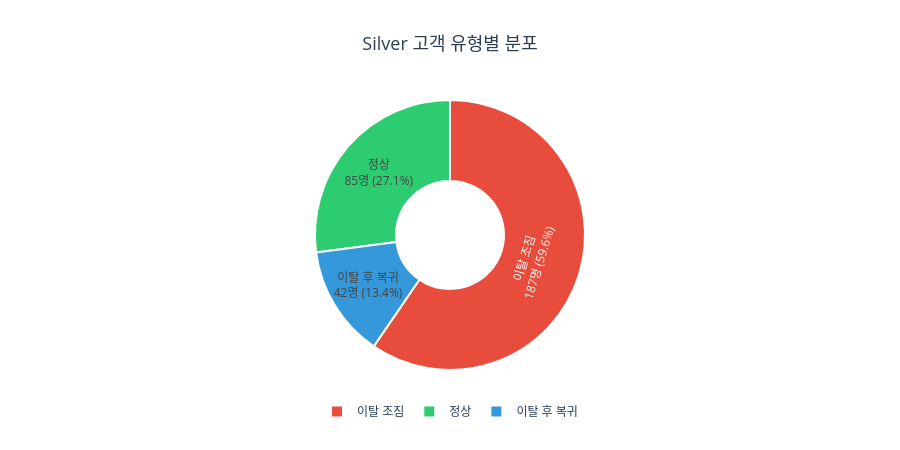

Source (notebook cell):
### Code cell
labels = ['정상', '이탈 후 복귀', '이탈 조짐']
values = [total_정상, total_복귀, total_churn]
colors = ['#2ecc71', '#3498db', '#e74c3c']

fig = go.Figure(go.Pie(
    labels=labels,
    values=values,
    marker=dict(colors=colors, line=dict(color='white', width=2)),
    textinfo='label+percent+value',
    texttemplate='%{label}<br>%{value}명 (%{percent})',
    hole=0.4
))

fig.update_layout(
    title=dict(
        text='Silver 고객 유형별 분포',
        font=dict(size=18, color='#2c3e50'),
        x=0.5, xanchor='center'
    ),
    legend=dict(orientation='h', yanchor='top', y=-0.1, xanchor='center', x=0.5),
    height=450
)
fig.show()

### Figure 1 — Plotly figure (JSON) as saved in the notebook; plotly's stock layout.template omitted (floating-point values rounded to 4 significant figures)
{"data": [{"hole": 0.4, "labels": ["정상", "이탈 후 복귀", "이탈 조짐"], "marker": {"colors": ["#2ecc71", "#3498db", "#e74c3c"], "line": {"color": "white", "width": 2}}, "textinfo": "label+percent+value", "texttemplate": "%{label}<br>%{value}명 (%{percent})", "type": "pie", "values": [85, 42, 187]}], "layout": {"height": 450, "legend": {"orientation": "h", "x": 0.5, "xanchor": "center", "y": -0.1, "yanchor": "top"}, "title": {"font": {"color": "#2c3e50", "size": 18}, "text": "Silver 고객 유형별 분포", "x": 0.5, "xanchor": "center"}}}
